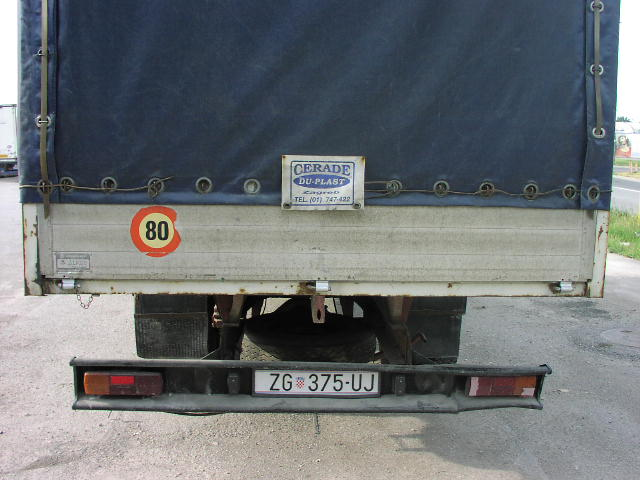
%> input picture Trabajo/Entrega/1/Coche001.jpg, 640 x 480 px
$ octave --eval "result = reconoce('1/Coche001.jpg');"   (GNU Octave 9; MATLAB toolbox functions it lacks are replaced by stand-ins)
%> lines starting %> are read from the running program, lines starting %| are printed output that depends on the picture; in (x1, y1, x2, y2) boxes, pixels count from 0 and x2, y2 are one past the last pixel; in counts of white or black regions, pixels touching at a corner belong together; the program's own positions count from 1
### Trabajo/Entrega/obtenerMatricula.m
%%%%%%%%%%%%%%%%%%%%%%%%%%%%%%%%%%%%%%%%%%%
% Autores:	Luis José Quintana Bolaño
%			Javier Osuna Herrera
%%%%%%%%%%%%%%%%%%%%%%%%%%%%%%%%%%%%%%%%%%%

%
% Función que recibe la fotografía de un coche, recorta la matrícula y
% la devuelve. También devuelve un booleano que indica si el proceso automático
% fue correcto (true) o se tuvo que realizar a mano (false).
%
function [M, T] = obtenerMatricula(Im)
		T=false;
		%__________________________________Preprocesado de la imagen
        hsdf = rgb2hsv(Im);
        hsdf(:, :, 2) = hsdf(:, :, 2) * 2.5;
        I = hsv2rgb(hsdf);
        bw = im2bw(I, graythresh(I));
        %__________________________________Busqueda de componentes conexos
        cc = bwconncomp(bw);
        lblMatrix = labelmatrix(cc);
        nLabels = max(lblMatrix(:));

        for lbl = 1 : nLabels
            currentObject = lblMatrix == lbl;
            lblMatrix(imerode(currentObject, strel('disk', 1))) = 0;
        end
        stat = regionprops(lblMatrix,'boundingbox');

        % [6 lines of commented-out code are left out]
        shpNum = 0;
        RM = 0;
        for cnt = 1 : numel(stat)
            bb = stat(cnt).BoundingBox;
            if (bb(1,3) < 300 && bb(1,3) > 90 && bb(1,4) < 70 && bb(1,3) / bb(1,4) > 3.5 && bb(1,3) / bb(1,4) < 6.2)
                % [4 lines of commented-out code are left out]
                Maux=imcrop(Im,bb);
                if(shpNum>0)
                	Raux=ruido(Maux);
                	if(Raux>RM)
                		RM=Raux;
                		M=Maux;
                	end
                else
                	M=Maux;
                	RM=ruido(Maux);
                end
                shpNum = shpNum + 1;
            end
        end
        if shpNum~=0
        	subplot(1,2,1),subimage(Im)
        	subplot(1,2,2),subimage(M)
        	opcion=questdlg('¿Aceptar matricula?','Aceptar matricula','Si','No','Si');
        	if strcmp(opcion,'No')
        		shpNum=0;
        	else
        		T=true;
        	end
        end
        if shpNum==0
        	figure, M=imcrop(Im);
        end
end

%
% Función que recibe un candidato a matricula y devuelve una medida del ruido
% de esta, que será usado para descartar rectangulos con forma de matricula pero
% vacios de contenido.
%
% [25 lines left out: function ruido, not called in this run]

### Trabajo/Entrega/obtenerCaracter.m
%%%%%%%%%%%%%%%%%%%%%%%%%%%%%%%%%%%%%%%%%%%
% Autores:	Luis José Quintana Bolaño
%			Javier Osuna Herrera
%%%%%%%%%%%%%%%%%%%%%%%%%%%%%%%%%%%%%%%%%%%

%
% Función que recibe la imagen de una matrícula y devuelve un vector de imágenes
% de los caracteres.
%
function C = obtenerCaracter (I)
	[xt,y,z]=size(I);
	I=I(:,round(y*0.03):y-round(y*0.03),:);
	figure, imshow(I);
	BC = imadjust(I, [0 1], [1 0]);
	%BC=im2bw(BC);
	figure, imshow(BC);
	%bw = im2bw(BC, graythresh(BC));
	bw = im2bw(BC, 0.75);
	figure, imshow(bw);
   % cc = bwconncomp(bw);
    %lblMatrix = labelmatrix(cc);

% %%%%%%%%%%%%%%%%%%%%%%%%%%%%%%%%%%%%%%%%%%%%%%%%%%%%%%%%%%%%%%%%%%%%%%%%%
% %%% CROPPED IMAGE DILATION IMPACT :
% %%%%%%%%%%%%%%%%%%%%%%%%%%%%%%%%%%%%%%%%%%%%%%%%%%%%%%%%%%%%%%%%%%%%%%%%%

%img_crop_dil = imdilate(bw,strel('square',2)); %% Dilate image using square Str element
%figure;imshow(img_crop_dil);title(' Dilated LP ');   %% Display image

%%%%%%%%%%%%%%%%%%%%%%%%%%%%%%%%%%%%%%%%%%%%%%%%%%%%%%%%%%%%%%%%%%%%%%%%%%%
%%% Dilated CROPPED IMAGE FILLING :
%%%%%%%%%%%%%%%%%%%%%%%%%%%%%%%%%%%%%%%%%%%%%%%%%%%%%%%%%%%%%%%%%%%%%%%%%%%

%img_crop_fill = imfill(img_crop_dil,'holes'); %% Image Filling with holes
%figure;imshow(img_crop_fill);title(' Dilated Filled With Holes LP');%%Display image

%[row_img_crop_fill col_img_crop_fill] = size(img_crop_fill);
%[Ilabel num] = bwlabel(img_crop_fill); %% labelling connected objects
[Ilabel num] = bwlabel(bw);
stat = regionprops(Ilabel);

% [7 lines of commented-out code are left out]
MAUX=0;
[x,y]=size(bw);
for cnt = 1 : numel(stat)
	bb = stat(cnt).BoundingBox;
	if(bb(1,4)>(x/2) && bb(1,3)>1 && bb(1,3)<(y/5) && bb(1,4)<round(xt*0.95))
		MAUX=MAUX+1;
	end
end
if (MAUX<6)
	bw = im2bw(BC, 0.6);
	figure, imshow(bw);
	[Ilabel num] = bwlabel(bw);
	stat = regionprops(Ilabel);
end
    figure, imshow(I); hold on;
        for cnt = 1 : numel(stat)
        	bb = stat(cnt).BoundingBox;
        	rectangle('position',bb,'edgecolor','b','linewidth',2);
        end
    hold off;
    [x,y]=size(bw);
    aux=1;
    for cnt = 1 : numel(stat)
        bb = stat(cnt).BoundingBox;
        if(bb(1,4)>(x/2) && bb(1,3)>1 && bb(1,3)<(y/5) && bb(1,4)<round(xt*0.95))
        C{aux}=imcrop(bw,bb);
        aux=aux+1;
        figure, imshow(C{aux-1});
        end
    end

end

### Trabajo/Entrega/reconoce.m
%%%%%%%%%%%%%%%%%%%%%%%%%%%%%%%%%%%%%%%%%%%
% Autores:	Luis José Quintana Bolaño
%			Javier Osuna Herrera
%%%%%%%%%%%%%%%%%%%%%%%%%%%%%%%%%%%%%%%%%%%

%
% Función que recibe la ruta al archivo de imágen de un coche y reconoce
% la matrícula, devolviendo el texto de la misma.
%
function Mtext = reconoce (Inom)
%> called with Inom = '1/Coche001.jpg'
    I = imread(Inom);
%> I is the input picture: size 480x640x3 uint8; mean R, G, B 108.8, 113.2, 115.7
    [M, T] = obtenerMatricula(I); %Recorte de la matricula
%> in obtenerMatricula, `hsdf = rgb2hsv(Im);`: hsdf: size 480x640x3 double; mean H, S, V 0.422, 0.191, 0.477
%> in obtenerMatricula, `hsdf(:, :, 2) = hsdf(:, :, 2) * 2.5;`: hsdf: size 480x640x3 double; mean H, S, V 0.422, 0.478, 0.477
%> in obtenerMatricula, `I = hsv2rgb(hsdf);`:
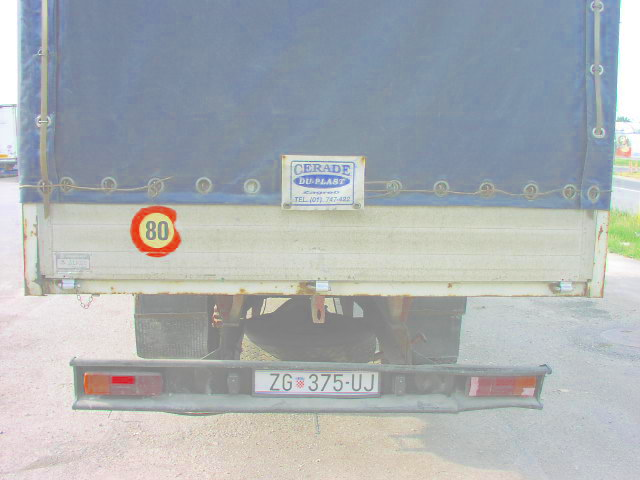
%> I: size 480x640x3 double; mean R, G, B 0.351, 0.393, 0.418; drawn with min black and max white
%> in obtenerMatricula, `bw = im2bw(I, graythresh(I));`:
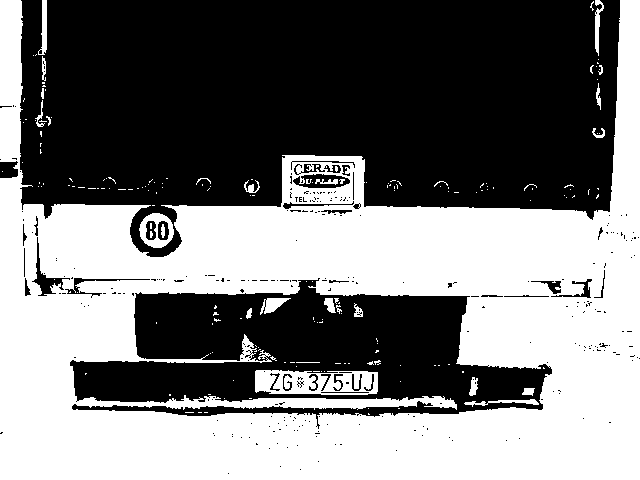
%> bw: size 480x640 logical; 47.7% white; 183 white regions (156 under 20 px), largest, box (x1, y1, x2, y2) and area: (0, 0, 640, 480) 140845, (255, 370, 378, 395) 2292, (139, 213, 174, 248) 597
%> in obtenerMatricula, `cc = bwconncomp(bw);`: cc = 183 connected components
%> in obtenerMatricula, `lblMatrix = labelmatrix(cc);`:
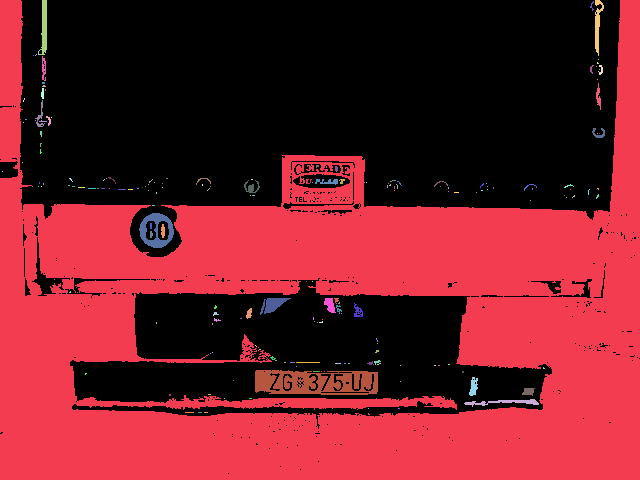
%> lblMatrix: size 480x640 uint8; 184 distinct labels, from 0 to 183; one colour per label, 0 black
%> in obtenerMatricula, `nLabels = max(lblMatrix(:));`: nLabels = 183
%> after the loop in obtenerMatricula, `for lbl = 1 : nLabels`:
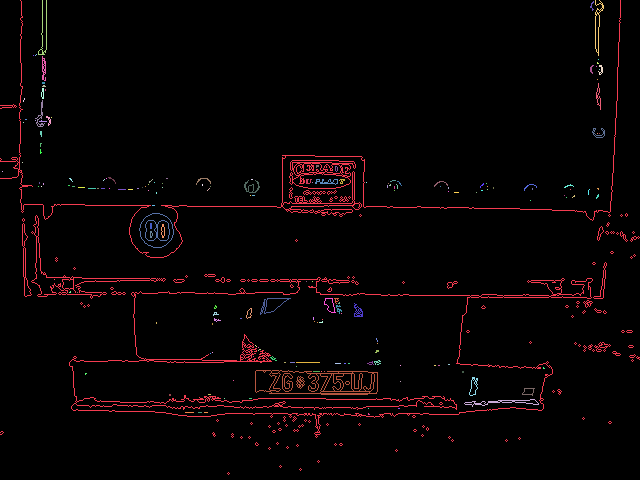
%> lblMatrix: size 480x640 uint8; 184 distinct labels, from 0 to 183; one colour per label, 0 black
%> in obtenerMatricula, `stat = regionprops(lblMatrix,'boundingbox');`: stat = 183 regions; largest, box (x1, y1, x2, y2): (0, 0, 640, 475), (255, 370, 378, 395), (139, 213, 174, 248), (464, 399, 539, 407), (260, 298, 291, 315)
%> the loop in obtenerMatricula, `for cnt = 1 : numel(stat)` made 183 passes
%> bb on passes 1 to 3: [0.5 0.5 640 475], [2.5 171.5 1 1], [22.5 162.5 1 1]
%> after the loop in obtenerMatricula, `for cnt = 1 : numel(stat)`: RM = 0.467; shpNum = 1
%> in obtenerMatricula, `subimage(M)`:
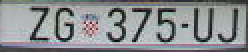
%> displayed picture: size 26x124x3, on the screen's scale of 0 to 255 (shown 2 times larger); mean R, G, B 138.6, 141.3, 143.3
%> the answer given: Si
%> T = true
    figure, imshow(M);
    C = obtenerCaracter(M);		  %Recorte de los caracteres
%> in obtenerCaracter, `bw = im2bw(BC, 0.75);`: bw: size 26x117 logical; 11.6% white in thin lines or dots
%> in obtenerCaracter, `[Ilabel num] = bwlabel(bw);`:
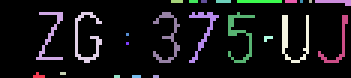
%> Ilabel: size 26x117 double (shown 3 times larger); 25 distinct labels, from 0 to 24; one colour per label, 0 black
%> in obtenerCaracter, `[Ilabel num] = bwlabel(bw);`: num = 24
%> in obtenerCaracter, `stat = regionprops(Ilabel);`: stat = 24 regions; largest, box (x1, y1, x2, y2), Area and Centroid: (94, 5, 103, 21) 47 [98.4 13.4], (25, 4, 34, 21) 46 [29.5 13.3], (76, 4, 85, 21) 45 [80.4 12.3], (51, 4, 60, 21) 41 [56.6 13.1], (63, 4, 73, 21) 38 [68.3 10.8]
%> the loop in obtenerCaracter, `for cnt = 1 : numel(stat)` made 24 passes
%> bb on passes 1 to 12: [11.5 24.5 4 2], [12.5 4.5 9 16], [20.5 24.5 2 1], [25.5 4.5 9 17], [38.5 25.5 2 1], [42.5 11.5 1 1], [42.5 14.5 1 1], [44.5 25.5 3 1], [51.5 4.5 9 17], [51.5 25.5 2 1], [57.5 0.5 4 1], [63.5 0.5 3 1]
%> the loop in obtenerCaracter, `for cnt = 1 : numel(stat)` made 24 passes
%> after the loop in obtenerCaracter, `for cnt = 1 : numel(stat)`:
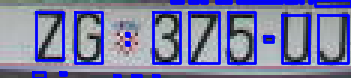
%> figure redrawn from the program's plot data; shown 3 times larger
%> after the loop in obtenerCaracter, `for cnt = 1 : numel(stat)`: C = 7 items
%> C = 7 items
    Mtext='';
    for k=1:length(C)	%Reconocimiento de cada caracter
        	Mtext=[ Mtext ' ' reconocerCaracter(imresize(C{k}, [20 10]))];
    end
%> this loop made 7 passes
%> (N in reconocerCaracter, T in reconocerCaracter, Mtext) on passes 1 to 7: (31, 'Z', ' Z'), (16, 'G', ' Z G'), (3, '3', ' Z G 3'), (7, '7', ' Z G 3 7'), (5, '5', ' Z G 3 7 5'), (28, 'U', ' Z G 3 7 5 U'), (19, 'J', ' Z G 3 7 5 U J')
    Mtext
%> Mtext = ' Z G 3 7 5 U J'
    pause;
    close all;
end

%
% Función que recibe la imágen de un caracter y lo reconoce comparandolo con
% las plantillas generadas en el entrenamiento, devuelviendolo en forma de texto
%
function T = reconocerCaracter(C)
	load('Plantillas.mat'); %Carga el archivo de plantillas del entrenamiento
	comp=[ ];
	for n=1:length(Plantillas) %Compara la imagen con cada plantilla
    	sem=corr2(Plantillas(:,:,n),C);
    	comp=[comp sem];
	end
	N=find(comp==max(comp)); %Encuentra la posición de la más parecida
	T=encuentra(N); %Devuelve el caracter correspondiente a la posición
end

%
% Función que recibe un entero que representa la posición de un caracter
% en la lista "1,...,9,A,...,Z,0" y devuelve el caracter correspondiente
%
function letra = encuentra (N)
if N==32
    letra= '0'
elseif N==1
    letra='1'
elseif N==2
    letra='2'
elseif N==3
    letra='3'
elseif N==4
    letra ='4'
elseif N== 5
    letra = '5'
elseif N== 6
    letra = '6'
elseif N== 7
    letra = '7'
elseif N== 8
    letra = '8'
elseif N== 9
    letra = '9'
elseif N== 10
    letra ='A'
elseif N== 11
    letra = 'B'
elseif N== 12
    letra = 'C'
elseif N== 13
    letra = 'D'
elseif N== 14
    letra = 'E'
elseif N== 15
    letra = 'F'
elseif N== 16
    letra = 'G'
elseif N== 17
    letra ='H'
elseif N== 18
    letra ='I'
elseif N== 19
    letra = 'J'
elseif N==20
	letra = 'K'
elseif N== 21
    letra ='L'
elseif N==23
    %##################################### M
    letra ='N'
elseif N==24
    letra ='P'
elseif N== 25
      %#################################### Q
    letra ='R'
elseif N==26
    letra ='S'
elseif N== 27
    letra ='T'
elseif N== 28
    letra ='U'
elseif N== 29
    letra ='V'
elseif N== 30
    letra = 'W'
    %#################################### X
    %#################################### Y
elseif N== 31
    letra ='Z'
else
	disp(['ERROR, LETRA NO ENCONTRADA']);
	N
end
end
